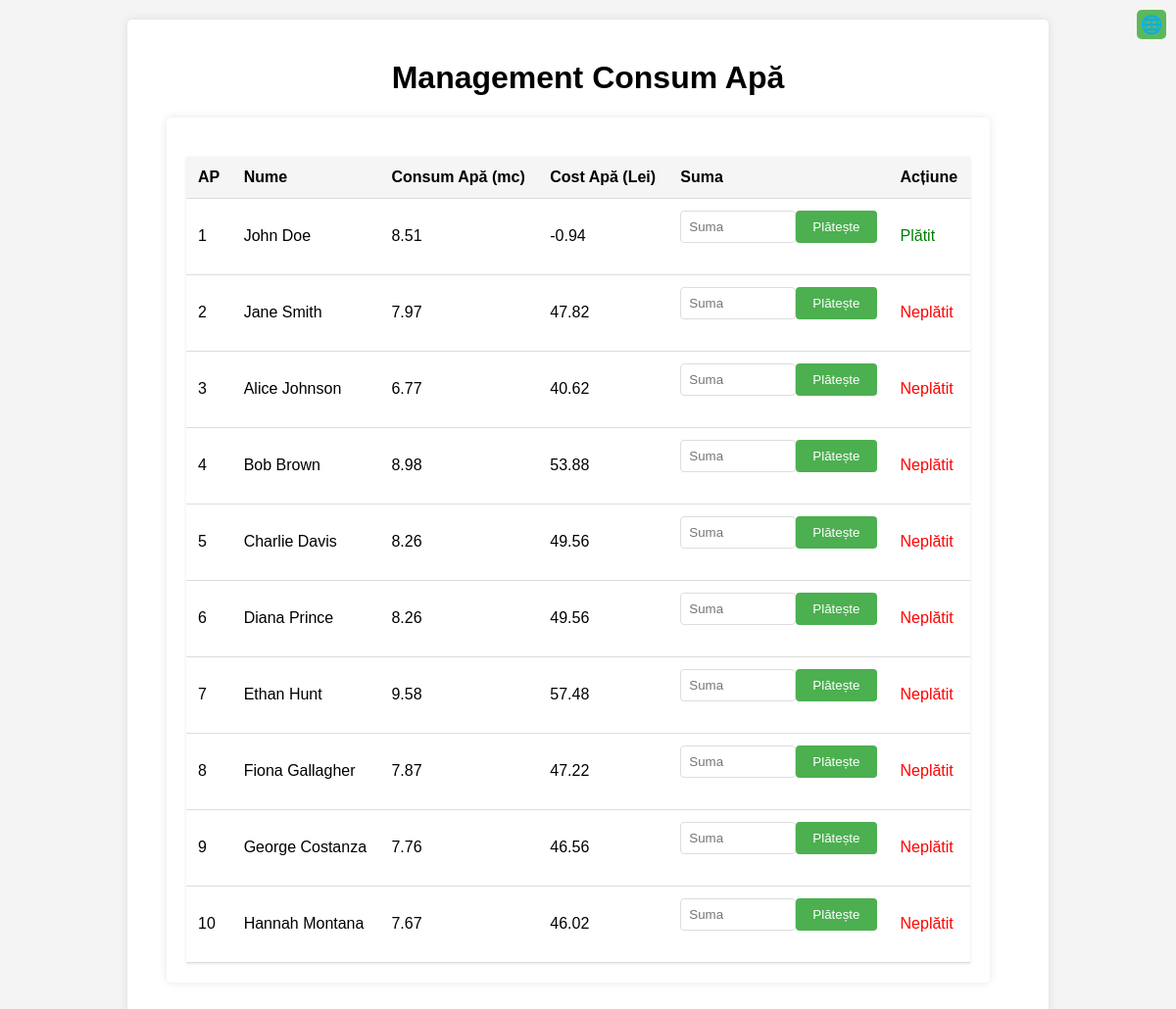
The page / (signed in) on the database its author committed.
### tables this page shows
CREATE TABLE water_consumption
                     (id INTEGER PRIMARY KEY AUTOINCREMENT,
                      user_id INTEGER,
                      consumption REAL,
                      timestamp DATETIME DEFAULT CURRENT_TIMESTAMP);

### app.py (the view)
@app.route('/')
@login_required
def index():
    water_db = get_db()
    users_db = get_users_db()
    users = users_db.execute('SELECT * FROM users').fetchall()
    water_data = {}
    for user in users:
        last_consumption = water_db.execute('''SELECT consumption FROM water_consumption
                                           WHERE user_id = ? ORDER BY timestamp DESC LIMIT 1''',
                                        (user['id'],)).fetchone()
        water_data[user['id']] = last_consumption['consumption'] if last_consumption else 0
    water_db.close()
    users_db.close()
    return render_template('index.html', users=users, water_data=water_data, water_price=6)

### app.py (called while the page is built)
def get_db():
    os.makedirs(os.path.dirname(DATABASE_PATH), exist_ok=True)
    db = sqlite3.connect(DATABASE_PATH)
    db.row_factory = sqlite3.Row
    return db

def get_users_db():
    os.makedirs(os.path.dirname(USERS_DB_PATH), exist_ok=True)
    db = sqlite3.connect(USERS_DB_PATH)
    db.row_factory = sqlite3.Row
    return db

@app.context_processor
def inject_language():
    return {'language': session.get('language', 'ro')}

def login_required(f):
    @wraps(f)
    def decorated_function(*args, **kwargs):
        if 'username' not in session:
            return redirect(url_for('login'))
        return f(*args, **kwargs)
    return decorated_function

### templates/index.html (shortened to what this page needs)
{% extends 'layout.html' %}
{% block content %}
<div class="table-container">
    <table>
        <tr>
            <th>{{ 'AP' if language == 'ro' else 'APT' }}</th>
            <th>{{ 'Nume' if language == 'ro' else 'Name' }}</th>
            <th>{{ 'Consum Apă (mc)' if language == 'ro' else 'Water Usage (m³)' }}</th>
            <th>{{ 'Cost Apă (Lei)' if language == 'ro' else 'Water Cost (Lei)' }}</th>
            <th>{{ 'Suma' if language == 'ro' else 'Amount' }}</th>
            <th>{{ 'Acțiune' if language == 'ro' else 'Action' }}</th>
        </tr>
        {% for user in users %}
        <tr>
            <td>{{ user.apartment }}</td>
            <td>{{ user.name }}</td>
            <td id="water-consumption-{{ user.id }}">{{ "%.2f"|format(water_data[user.id]|default(0)) }}</td>
            <td id="water-cost-{{ user.id }}">{{ "%.2f"|format((water_data[user.id]|default(0) * water_price - user.amount_paid)) }}</td>
            <td>
                <form method="POST" action="{{ url_for('update_payment', user_id=user.id) }}">
                    <input type="number" name="amount_paid" step="0.01" placeholder="{{ 'Suma' if language == 'ro' else 'Amount' }}" required>
                    <input type="submit" value="{{ 'Plătește' if language == 'ro' else 'Pay' }}">
                </form>
            </td>
            <td>
                {% if (water_data[user.id]|default(0) * water_price - user.amount_paid) <= 0 %}
                    <span style="color: green;">{{ 'Plătit' if language == 'ro' else 'Paid' }}</span>
                {% else %}
                    <span style="color: red;">{{ 'Neplătit' if language == 'ro' else 'Unpaid' }}</span>
                {% endif %}
            </td>
        </tr>
        {% endfor %}
    </table>
</div>
{% endblock %}

### templates/layout.html (shortened to what this page needs)
<!DOCTYPE html>
<html lang="{{ language }}">
<head>
    <link rel="stylesheet" href="{{ url_for('static', filename='style.css') }}">
</head>
<body>
    <div class="container">
        <h1>{{ 'Management Consum Apă' if language == 'ro' else 'Water Consumption Management' }}</h1>
        <div class="language-button">
            <a href="{{ url_for('change_language') }}" title="{{ 'Schimbă limba' if language == 'ro' else 'Change Language' }}">
                🌐
            </a>
        </div>
        <div>
            {% block content %}{% endblock %}
        </div>
    </div>
</body>
</html>

### static/style.css (style rules this page uses)
body { font-family: Arial, sans-serif; background-color: #f4f4f4; margin: 0; padding: 20px; }
.table-container { max-width: 800px; margin: auto; background: white; padding: 20px; border-radius: 5px; box-shadow: 0 0 10px rgba(0, 0, 0, 0.1); }
h1 { text-align: center; }
.container { max-width: 900px; margin: auto; background: white; padding: 20px; border-radius: 5px; box-shadow: 0 0 10px rgba(0, 0, 0, 0.1); }
input[type="submit"] { width: 100%; padding: 10px; background-color: #5cb85c; color: white; border: none; border-radius: 4px; cursor: pointer; }
form { display: flex; justify-content: center; margin-bottom: 20px; }
input[type="submit"] { padding: 10px 15px; background-color: #5cb85c; color: white; border: none; border-radius: 4px; cursor: pointer; }
table { width: 100%; border-collapse: collapse; margin-top: 20px; }
th, td { padding: 15px; text-align: center; border-bottom: 1px solid #ddd; }
th { background-color: #f2f2f2; }
.language-button { position: absolute; top: 10px; right: 10px; }
.language-button a { display: inline-block; width: 30px; height: 30px; text-align: center; line-height: 30px; background-color: #5cb85c; color: white; border-radius: 5px; text-decoration: none; font-size: 18px; }

### templates/index.html (style rules this page uses)
.table-container { margin: 20px; overflow-x: auto; }
table { width: 100%; border-collapse: collapse; background-color: white; box-shadow: 0 1px 3px rgba(0,0,0,0.1); }
th, td { padding: 12px; text-align: left; border-bottom: 1px solid #ddd; }
th { background-color: #f5f5f5; font-weight: bold; }
input[type="number"] { width: 100px; padding: 8px; border: 1px solid #ddd; border-radius: 4px; }
input[type="submit"] { padding: 8px 16px; background-color: #4CAF50; color: white; border: none; border-radius: 4px; cursor: pointer; }

### rows shown on the page
water_consumption: consumption "8.51", consumption "-0.94"
water_consumption: consumption "7.97", consumption "47.82"
water_consumption: consumption "6.77", consumption "40.62"
water_consumption: consumption "8.98", consumption "53.88"
water_consumption: consumption "8.26", consumption "49.56"
water_consumption: consumption "8.26", consumption "49.56"
water_consumption: consumption "9.58", consumption "57.48"
water_consumption: consumption "7.87", consumption "47.22"
water_consumption: consumption "7.76", consumption "46.56"
water_consumption: consumption "7.67", consumption "46.02"

### other values the page prints
{{ 'AP' if language == 'ro' else 'APT' }} "AP"
{{ 'Nume' if language == 'ro' else 'Name' }} "Nume"
{{ 'Consum Apă (mc)' if language == 'ro' else 'Water Usage (m³)' }} "Consum Apă (mc)"
{{ 'Cost Apă (Lei)' if language == 'ro' else 'Water Cost (Lei)' }} "Cost Apă (Lei)"
{{ 'Suma' if language == 'ro' else 'Amount' }} "Suma"
{{ 'Acțiune' if language == 'ro' else 'Action' }} "Acțiune"
{{ user.apartment }} "1" "2" "3" "4" "5" "6" "7" "8" "9" "10"
{{ user.name }} "John Doe" "Jane Smith" "Alice Johnson" "Bob Brown" "Charlie Davis" "Diana Prince" "Ethan Hunt" "Fiona Gallagher" "George Costanza" "Hannah Montana"
{{ 'Plătit' if language == 'ro' else 'Paid' }} "Plătit"
{{ 'Neplătit' if language == 'ro' else 'Unpaid' }} "Neplătit" "Neplătit" "Neplătit" "Neplătit" "Neplătit" "Neplătit" "Neplătit" "Neplătit" "Neplătit"
